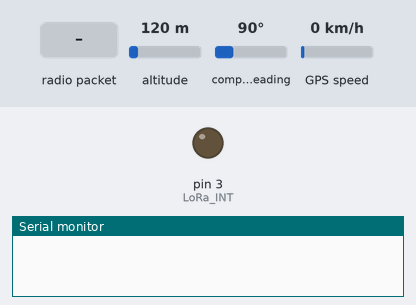
The sketch below on a simulated Arduino Uno, built with avr-gcc and run on an emulated ATmega328P. Parts: output pins drawn as LEDs (lit = HIGH), the last lines printed to the serial monitor. The inputs (shaded band) are chosen by the test bench; at power-on: altitude 120 m, compass heading 90°, GPS speed 0 km/h. The GPS gets a fix after 3 s at 37.7749, -122.4194 with 8 satellites; no radio packets arrive unless stated; pins used as bus, display or sensor lines are not drawn.

Above: at 0.2 s.
At 4.5 s:
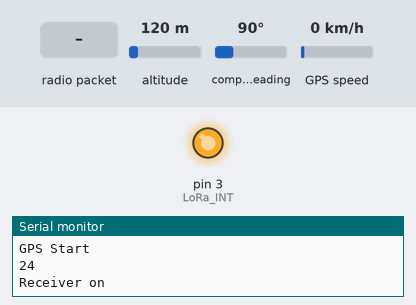
4.6 s: radio packet "1" arrives
Timing chart, 0 to 7.6 s (numbered marks = the images above; inputs shaded):
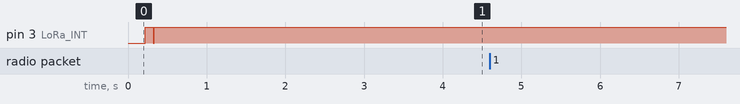

The sketch:

RangeTestReceiver.ino
```cpp
#include <RHReliableDatagram.h>
#include <RH_RF95.h>
#include <SPI.h>
#include <LoRa.h>
#include <Wire.h>
#include "systemConstants.h"
#include "TinyGPS++.h"


TinyGPSPlus gps;
RH_RF95 lora(LoRa_CS, LoRa_INT);

RHReliableDatagram manager(lora, RECEIVER_ADDRESS); // Instanciate this object with address.
uint8_t buf[RH_RF95_MAX_MESSAGE_LEN];

void setup() {
  Serial.begin(9600);
  delay(100);

  while (!Serial) ; // Wait for serial port to be available
  initializeLoRa();
  delay(1000);
  initiateGPS();
  //Serial.println(F("Signal Strength, Packet number, Temp, Humidity, Pressure, Debth, Time"));
  Serial.println(F("Receiver on"));
}

void loop() {
  if (manager.available()){
    // Serial.println();
    uint8_t bufLen = sizeof(buf); // Needs to be here to convert to uint8_t
    uint8_t from;
    bool duplicate;

    // We receive, and wait forever to receive it
    receive(&duplicate, buf, &bufLen, &from, -1);

    writeDataToSerial(buf);
    double RLatF = 11.1111;
    double RLngF = 11.1111;

    while(Serial.available())//While there are characters to come from the GPS
    {
      gps.encode(Serial.read());//This feeds the serial NMEA data into the library one char at a time
    }
    RLatF = gps.location.lat();
    RLngF = gps.location.lng();

    Serial.print(F(", receiver pos: "));
    Serial.print(RLatF, 4);
    Serial.print(", ");
    Serial.println(RLngF, 4);
  }
}

// The function calls receive function with or without timeout
// Detects duplicates and update package memory
// message, bufLen and from are called by reference
// This means their values are updated after function call
bool receive(bool* duplicate, uint8_t* message, uint8_t* bufLen, uint8_t* from, int timeout){
  bool success;
  if (timeout == -1){
     success = manager.recvfromAck(buf, bufLen, from);
  }
  else {
     success = manager.recvfromAckTimeout(buf, bufLen, timeout, from);
  }

  if (success){
    return true;
  }
  else{
    return false;
  }
}

void writeDataToSerial(uint8_t* message){
  //sPrintData(input, usedSize, startPos, decimals);

  // Signal strength dBm
  Serial.print((int)lora.lastRssi()); // THis one need to be chagned still
  Serial.print(F(","));

  // Packet number:
  sPrintData(message, 1, 0, 0);
  Serial.print(F(","));

  // Latitude:
  sPrintData(message, 4, 1, 4);
  Serial.print(F(","));
  // Longditude:
  sPrintData(message, 4, 5, 4);
  //Serial.println();
}

// Decoding uint8_t* to integer or decimal values and writing to serial.
// When 'decimals' == 0, the integer value will be printed.
void sPrintData(uint8_t* input, int usedSize, int startPos, int decimals){
  long int _temp = 0;
  for (int i = startPos; i< startPos + usedSize; i++){
    _temp += (long int)input[i] * toPowerOf(256, i-startPos);
  }
  if (!decimals){
    Serial.print(_temp);
  }
  else{
    long int tenPower = toPowerOf(10,decimals);
    Serial.print(_temp/tenPower); // Integer value
    Serial.print(F("."));
    Serial.print(_temp - tenPower*(_temp/tenPower)); // Decimals
  }
}

long int toPowerOf(int input, int power){
  long int temp = 1;
  for (int i = 0; i < power; i++){
    temp *= input;
  }
  return temp;
}

void initiateGPS(){
  Serial.println("GPS Start");//Just show to the monitor that the sketch has started
  Wire.begin();
  int iterator = 0;
  while (iterator < 4){
    while(Serial.available())//While there are characters to come from the GPS
    {
      gps.encode(Serial.read());//This feeds the serial NMEA data into the library one char at a time
    }
    if(gps.location.isUpdated())//This will pretty much be fired all the time anyway but will at least reduce it to only after a package of NMEA data comes in
    {
      iterator ++;
    }
  }
  Serial.println(gps.time.minute());
}

void initializeLoRa()
{
  //Set pinMode
  pinMode(LoRa_RST, OUTPUT);
  pinMode(LoRa_INT, OUTPUT);

  // Manual reset of LoRa module
  digitalWrite(LoRa_RST, HIGH);
  delay(100);
  digitalWrite(LoRa_RST, LOW);
  delay(10);
  digitalWrite(LoRa_RST, HIGH);
  delay(10);
  digitalWrite(LoRa_INT, HIGH);
  delay(100);
  digitalWrite(LoRa_INT, LOW);
  delay(10);
  digitalWrite(LoRa_INT, HIGH);
  delay(10);
  pinMode(LoRa_INT, OUTPUT);

  // Initialize both LoRa and Reliable Datagram
  if (!manager.init())
  Serial.println(F("Init failed"));
  delay(1000);

  // Initialize LoRa.
  //  lora.init();

  // Set frequency.
  lora.setFrequency(LoRa_FREQ);

  // Set transmitter power, value from 7-23 (23 = 20 dBm). 13 dBm is default.
  // Can go above this using PA_BOOST, which RFM9x has.
  lora.setTxPower(23);

  // Set spreding factor, bandwidth and coding rate.
  // See LoRa #define in top of code for description and usage.
//  LoRa.setSpreadingFactor(spreadingFactor); // This causes failure
  LoRa.setSignalBandwidth(signalBandwidth);
  LoRa.setCodingRate4(codingRateDenominator);
}
```

systemConstants.h
```cpp
/*-------------------------------------------------------------------------------------------------------*
 * Pinout from Arduino to peripherals:                                                                   *
 * GND  -> Humidity sensor pin 3 (from left, seen from side with holes)                                  *
 * 5V   -> Humidity sensor pin 1 (from left, seen from side with holes) + Temp&Press VIN + LoRa VIN      *
 *                                                                                                       *
 * A0   -> UNIK 500 (see sketch on github for connection)                                                *
 *                                                                                                       *
 * D3   -> LoRa G0                                                                                       *
 * D4   -> LoRa RST                                                                                      *
 *                                                                                                       *
 * D5   -> Rwmp&Press SDI (aka. MOSI)                                                                    *
 * D6   -> Temp&Press SDO (aka. MISO)                                                                    *
 * D7   -> Temp&Press SCK                                                                                *
 * D8   -> Temp&Press CS                                                                                 *
 * D9   -> MOSFET Gate                                                                                   *
 * D10  -> LoRa CS                                                                                       *
 * D11  -> LoRa MOSI                                                                                     *
 * D12  -> LoRa MISO                                                                                     *
 * D13  -> LoRa SCK
 *
 * A0   -> gpsEnable                                                                              *
 *                                                                                                       *
 *                                                                                                       *
 * SDA  -> Humidity sensor pin 2 (from left, seen from side with holes)                                  *
 * SCL  -> Humidity sensor pin 4 (from left, seen from side with holes)                                  *
 *-------------------------------------------------------------------------------------------------------*/


#define RECEIVER_ADDRESS 7


/*---------------------------------------------------*
 * Define pins for chip select, reset and interrupt  *
 * --------------------------------------------------*/
#define LoRa_CS 10
#define LoRa_RST 4
#define LoRa_INT 3

/*----------------------------------------------*
 * Define, MOSI, MISO, SCK and chip celect pin  *
 *----------------------------------------------*/
#define BMP_MOSI 5
#define BMP_MISO 6
#define BMP_SCK 7
#define TempAndPressure_CS 8

/*---------------------------*
 * Set gpsEnable pin to A0   *
 *---------------------------*/
#define gpsEnable 14


#define RF95_FREQ 868.0
#define LoRa_FREQ 868.0

/*---------------------------------------------------------------------------------------------------------------*
 *                                       Water level sensor                                                      *
 *                                                                                                               *
 * The water level sensor don't need any preparation                                                             *
 * BUT THE MEASURING RANGE MUST BE FIGURED OUT.                                                                  *
 * THE RESISTOR VALUE AND THEREFORE THE MAPPING VALUES MUST BE CHOSEN THEREAFTER.                                *
 * Higher resistor value -> higher resolution but lower measuring range.                                         *
 * The microcontroller can be damaged if the resistor value is too high and the sensor is too deep in the water. *
 * Max depth -> 20mA. Max voltage to microcontroller = 5V. V=RI -> R=250 ohm for max depth.                      *
 * Higher resistor values can be used if only lower water levels are needed.                                     *
 *---------------------------------------------------------------------------------------------------------------*/

/* ----------------------------------------------------------------------------------------------*
 * Set spreading factor, 6 ~ 12.                                                                 *
 * LoRa is a Chirp Spread Spectrum (CSS) modulation.                                             *
 * This setting determines the number of chirps per bit of data.                                 *
 * At the highest value (SF 12), the link has higher range and is more robust,                   *
 * but the data rate is lowered significantly.                                                   *
 * The lowest value (SF 6) is a special case designed for the highest possible data rate.        *
 * In this mode however, the length of the packet has to be known in advance.                    *
 * Also, CRC check is disabled.                                                                  *
 *-----------------------------------------------------------------------------------------------*/
#define spreadingFactor 12

/*-----------------------------------------------------------------------------------------------*
 * Set bandwidth, option: 7800,10400,15600,20800,31250,41700,62500,125000,250000,500000 [Hz].    *
 * Lower BandWidth for longer distance. Semtech recommends to keep it above or equal to 62.5 kHz *
 * to be compatible with the clock speed.                                                        *
 *-----------------------------------------------------------------------------------------------*/
#define signalBandwidth 125E3

/*-----------------------------------------------------------------------------------------------*
 * Set coding rate, 5 ~ 8 (values are actually 4/x).                                             *
 * LoRa modem always performs forward error correction.                                          *
 * The amount of these error checks is expressed by the coding rate.                             *
 * The lowest value (CR 4/5) results in higher data rate and less robust link,                   *
 * the highest value (CR 4/8) provides more robust link at the expense of lowering data rate.    *
 *-----------------------------------------------------------------------------------------------*/
#define codingRateDenominator 8

/*------------------------------*
 * Using pin 2 as wake up pin   *
 *------------------------------*/
#define wakeUpPin 2

/*--------------------------------------*
 * Change to the length of the message  *
 * -------------------------------------*/
#define messageLength 15
```
